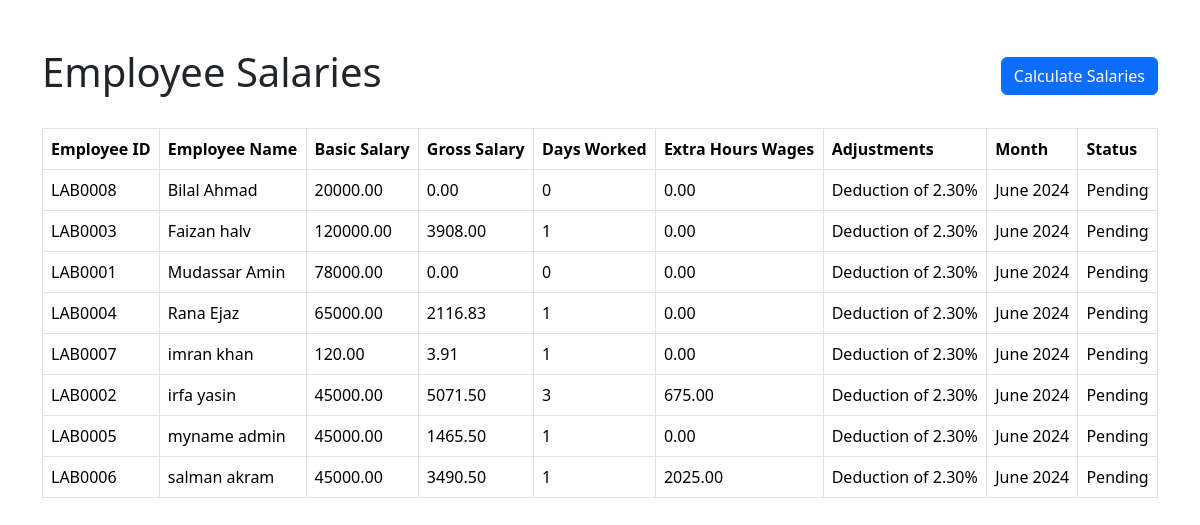
/ceo/salaries/, run on the app's committed database.
### ceo/models.py (models this page shows, shortened)
class Salary(models.Model):
    STATUS_CHOICES = [
        ('pending', 'Pending'),
        ('paid', 'Paid'),
    ]
    labor = models.ForeignKey(Labor, on_delete=models.CASCADE, related_name='salary_records')
    basic_salary = models.DecimalField(max_digits=10, decimal_places=2)
    gross_salary = models.DecimalField(max_digits=10, decimal_places=2)
    month = models.DateField()
    days_worked = models.IntegerField(default=0)
    extra_hours_wages = models.DecimalField(max_digits=8, decimal_places=2, default=0)
    adjustment = models.ForeignKey(SalaryAdjustment, on_delete=models.SET_NULL, null=True, blank=True, related_name='salary_records')
    status = models.CharField(max_length=10, choices=STATUS_CHOICES, default='pending')

class SalaryAdjustment(models.Model):
    SALARY_ADJUSTMENT_TYPES = [
        ('bonus', 'Bonus'),
        ('deduction', 'Deduction'),
    ]
    amount = models.DecimalField(default=None, max_digits=10, decimal_places=2, null=True, blank=True)
    percentage = models.DecimalField(default=None, max_digits=5, decimal_places=2, null=True, blank=True)
    date = models.DateField(auto_now_add=True)
    for_month = models.IntegerField(default=0)
    reason = models.TextField(default=None)
    type = models.CharField(default=None, max_length=10, choices=SALARY_ADJUSTMENT_TYPES)
    added_by = models.ForeignKey(Labor, on_delete=models.SET_NULL, null=True, blank=True, related_name='salary_adjustment')
    def __str__(self):
        if self.amount is not None:
            return f"{self.get_type_display()} of {self.amount} "
        elif self.percentage is not None:
            return f"{self.get_type_display()} of {self.percentage}%"

### labor/models.py (models this page shows, shortened)
class Labor(models.Model):
    POST_CHOICES = [
        ('labor', 'Labor'),
        ('supervisor', 'Supervisor'),
        ('ceo', 'CEO'),
    ]
    GENDER_CHOICES = [
        ('M', 'Male'),
        ('F', 'Female'),
        ('O', 'Other'),
    ]
    user = models.OneToOneField(User, on_delete=models.CASCADE, related_name='labors')
    labor_id = models.CharField(max_length=10, unique=True, editable=False, verbose_name="Labor ID")
    first_name = models.CharField(max_length=50, verbose_name="First Name")
    last_name = models.CharField(max_length=50, verbose_name="Last Name")
    cnic = models.CharField(max_length=13, unique=True, verbose_name="CNIC")
    phone = models.CharField(max_length=11, unique=True, verbose_name="Phone Number")
    gender = models.CharField(max_length=1, choices=GENDER_CHOICES, verbose_name="Gender")
    address = models.TextField(verbose_name="Address")
    post = models.CharField(max_length=10, choices=POST_CHOICES, verbose_name="Post", default = 'Labor')
    basic_pay = models.DecimalField(max_digits=10, decimal_places=2, verbose_name="Basic Pay")
    date_of_birth = models.DateField(verbose_name="Date of Birth")
    date_of_hire = models.DateField(verbose_name="Date of Hire", auto_now_add=True)
    def username(self):
        return f'{self.first_name} {self.last_name}'
    class Meta:
        verbose_name = "Labor"
        verbose_name_plural = "Labors"
        ordering = ['first_name', 'last_name']

### ceo/views.py (the view)
# urls.py: path('salaries/', views.salaries_view, name='salaries'),
def salaries_view(request):
    salaries = Salary.objects.all()
    return render(request, 'ceo/salaries.html', {'salaries': salaries})

### ceo/templates/ceo/salaries.html (shortened to what this page needs)
<!DOCTYPE html>
<html lang="en">
<head>
    <link href="https://cdn.jsdelivr.net/npm/bootstrap@5.3.3/dist/css/bootstrap.min.css" rel="stylesheet">
</head>
<body>
    <div class="container mt-5">
        <div class="d-flex justify-content-between align-items-center mb-4">
            <h1 class="text-center">Employee Salaries</h1>
            <a href="{% url 'ceo:calculate-salaries' %}" class="btn btn-primary">Calculate Salaries</a>
        </div>
        <table class="table table-bordered table-hover">
            <thead class="thead-dark">
                <tr>
                    <th scope="col">Employee ID</th>
                    <th scope="col">Employee Name</th>
                    <th scope="col">Basic Salary</th>
                    <th scope="col">Gross Salary</th>
                    <th scope="col">Days Worked</th>
                    <th scope="col">Extra Hours Wages</th>
                    <th scope="col">Adjustments</th>
                    <th scope="col">Month</th>
                    <th scope="col">Status</th>
                </tr>
            </thead>
            <tbody>
                {% for salary in salaries %}
                    <tr>
                        <td>{{ salary.labor.labor_id }}</td>
                        <td>{{ salary.labor.username }}</td>
                        <td>{{ salary.basic_salary }}</td>
                        <td>{{ salary.gross_salary }}</td>
                        <td>{{ salary.days_worked }}</td>
                        <td>{{ salary.extra_hours_wages }}</td>
                        <td>{{ salary.adjustment }}</td>
                        <td>{{ salary.month|date:"F Y" }}</td>
                        <td>{{ salary.get_status_display }}</td>
                    </tr>
                {% empty %}
                    <tr>
                        <td colspan="9" class="text-center">No salaries found.</td>
                    </tr>
                {% endfor %}
            </tbody>
        </table>
    </div>
</body>
</html>

### data on the page
Salary: labor.labor_id "LAB0008", labor.username "Bilal Ahmad", basic_salary "20000.00", gross_salary "0.00", days_worked "0", extra_hours_wages "0.00", adjustment "Deduction of 2.30%", month "June 2024", status "Pending"
Salary: labor.labor_id "LAB0003", labor.username "Faizan halv", basic_salary "120000.00", gross_salary "3908.00", days_worked "1", extra_hours_wages "0.00", adjustment "Deduction of 2.30%", month "June 2024", status "Pending"
Salary: labor.labor_id "LAB0001", labor.username "Mudassar Amin", basic_salary "78000.00", gross_salary "0.00", days_worked "0", extra_hours_wages "0.00", adjustment "Deduction of 2.30%", month "June 2024", status "Pending"
Salary: labor.labor_id "LAB0004", labor.username "Rana Ejaz", basic_salary "65000.00", gross_salary "2116.83", days_worked "1", extra_hours_wages "0.00", adjustment "Deduction of 2.30%", month "June 2024", status "Pending"
Salary: labor.labor_id "LAB0007", labor.username "imran khan", basic_salary "120.00", gross_salary "3.91", days_worked "1", extra_hours_wages "0.00", adjustment "Deduction of 2.30%", month "June 2024", status "Pending"
Salary: labor.labor_id "LAB0002", labor.username "irfa yasin", basic_salary "45000.00", gross_salary "5071.50", days_worked "3", extra_hours_wages "675.00", adjustment "Deduction of 2.30%", month "June 2024", status "Pending"
Salary: labor.labor_id "LAB0005", labor.username "myname admin", basic_salary "45000.00", gross_salary "1465.50", days_worked "1", extra_hours_wages "0.00", adjustment "Deduction of 2.30%", month "June 2024", status "Pending"
Salary: labor.labor_id "LAB0006", labor.username "salman akram", basic_salary "45000.00", gross_salary "3490.50", days_worked "1", extra_hours_wages "2025.00", adjustment "Deduction of 2.30%", month "June 2024", status "Pending"
